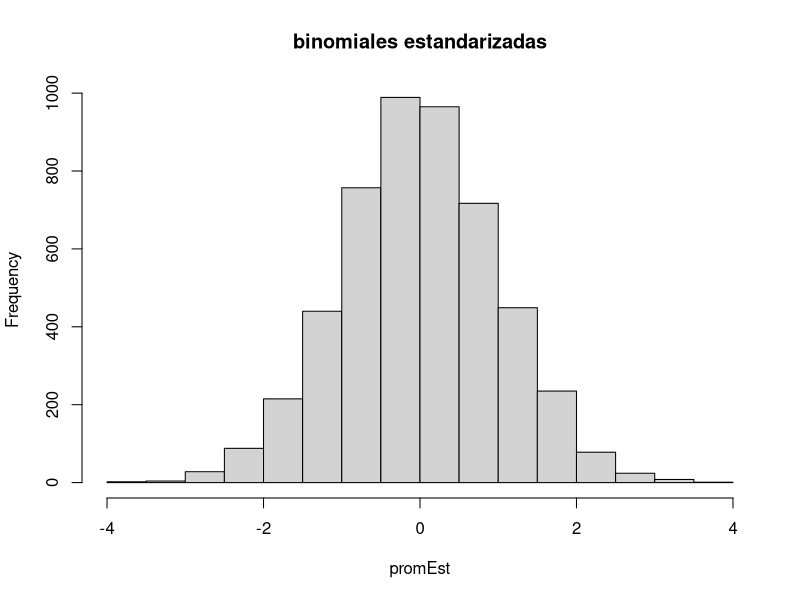
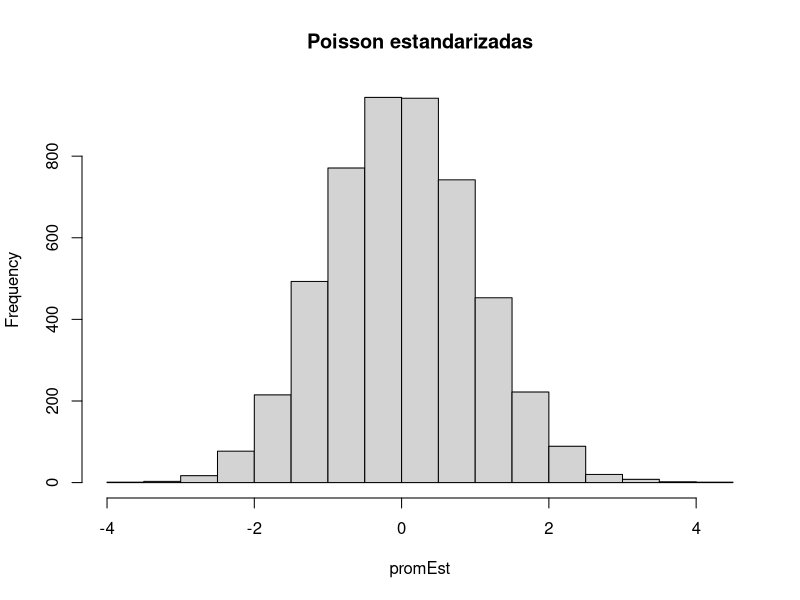
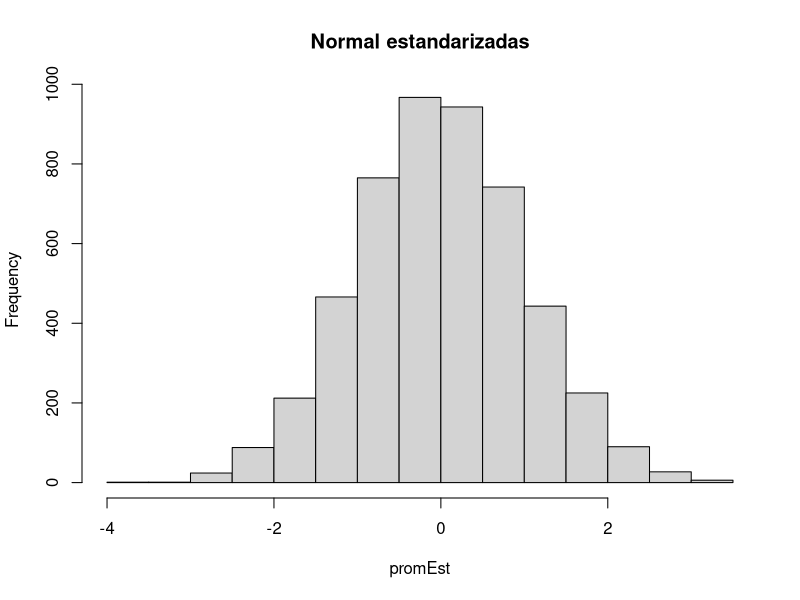
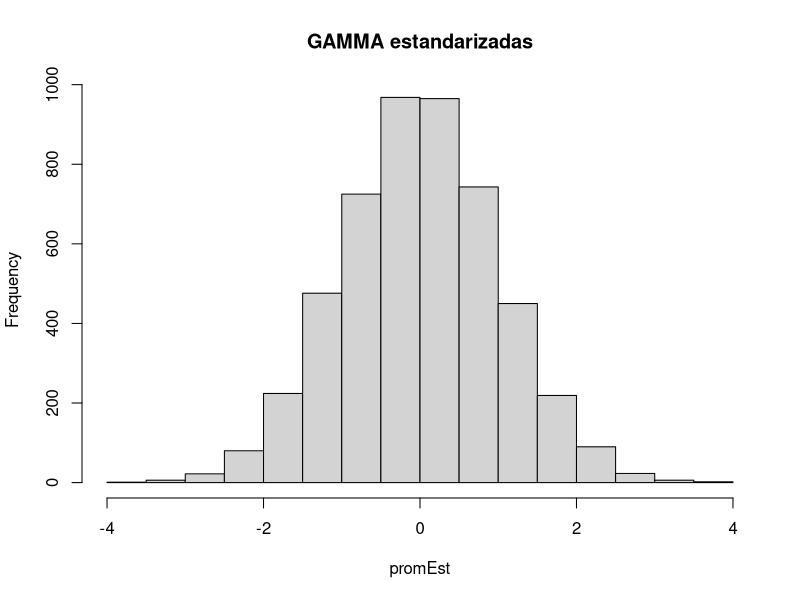
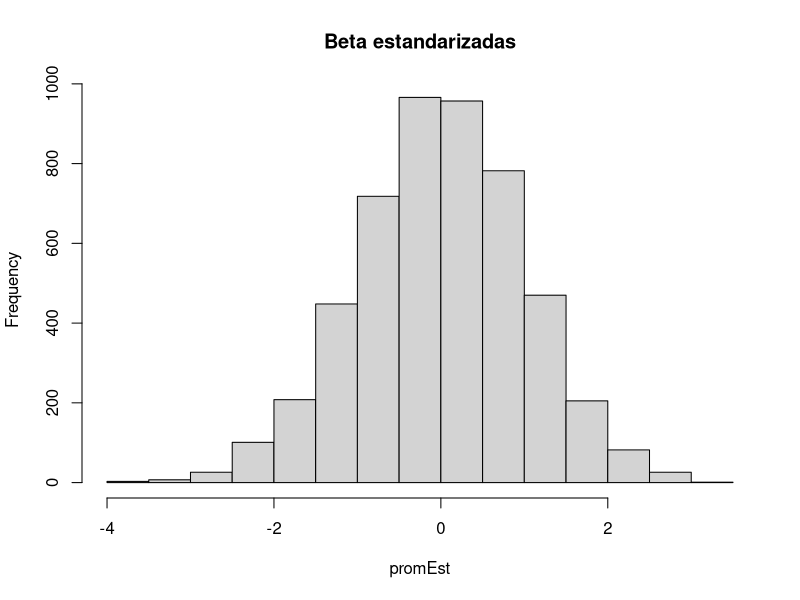

The R script that drew these images, in order:
set.seed(20240905)


# Binomial


nBi <- 25
p <- 0.9

m <- 500   #muestras
N <- 5000  # número de repeticiones


promedios <- replicate(N, {
  muestra <- rbinom(m, size = nBi, prob = p)
  mean(muestra)
})

# Calcular media y desviación estándar teóricas de la Binomial

mu <- mean(promedios)
vari <- var(promedios)
promEst <- (promedios-mu) / sqrt(vari)



"
mu <- nBi * p
sigma <- sqrt(nBi * p * (1 - p))
promEst <- (promedios - mu) / (sigma / sqrt(m))
"

out <- hist(promEst, breaks = 16, plot = TRUE, main = "binomiales estandarizadas")


# Resta de áreas 

ancho <- diff(out$breaks)

area_empirica <- out$density * ancho
area_teorica <- pnorm(out$breaks[-1]) - pnorm(out$breaks[-length(out$breaks)])


error_intervalo <- abs(area_empirica - area_teorica)

error_total <- sum(error_intervalo)
error_total



# POISSON


m <- 500   #muestras
N <- 5000     # número de repeticiones
lam <- 8

promedios <- replicate(N, {
  muestra <- rpois(m,lam)
  mean(muestra)
})

# Calcular media y desviación estándar teóricas de la Poisson

mu <- mean(promedios)
vari <- var(promedios)
promEst <- (promedios-mu) / sqrt(vari)



out <- hist(promEst, breaks = 16, plot = TRUE, main = "Poisson estandarizadas")

ancho <- diff(out$breaks)

area_empirica <- out$density * ancho

area_teorica <- pnorm(out$breaks[-1]) - pnorm(out$breaks[-length(out$breaks)])

error_intervalo <- abs(area_empirica - area_teorica)

error_total <- sum(error_intervalo)
error_total



# Normal

m <- 500   #muestras
N <- 5000     # número de repeticiones
med <- 2
vari <- 4

promedios <- replicate(N, {
  muestra <- rnorm(m,mean=med, sd= sqrt(vari))
  mean(muestra)
})

# Calcular media y desviación estándar teóricas de la Normañ

mu <- mean(promedios)
vari <- var(promedios)
promEst <- (promedios-mu) / sqrt(vari)

out <- hist(promEst, breaks = 16, plot = TRUE, main = "Normal estandarizadas")

ancho <- diff(out$breaks)

area_empirica <- out$density * ancho

area_teorica <- pnorm(out$breaks[-1]) - pnorm(out$breaks[-length(out$breaks)])

error_intervalo <- abs(area_empirica - area_teorica)

error_total <- sum(error_intervalo)
error_total


# GAMMA


m <- 500   #muestras
N <- 5000     # número de repeticiones
alfa <- 5
beta <- 5



promedios <- replicate(N, {
  muestra <- rgamma(m,shape=alfa, scale= beta)
  mean(muestra)
})

# Calcular media y desviación estándar teóricas de la Gamma

mu <- mean(promedios)
vari <- var(promedios)
promEst <- (promedios-mu) / sqrt(vari)



out <- hist(promEst, breaks = 16, plot = TRUE, main = "GAMMA estandarizadas")

ancho <- diff(out$breaks)

area_empirica <- out$density * ancho

area_teorica <- pnorm(out$breaks[-1]) - pnorm(out$breaks[-length(out$breaks)])

error_intervalo <- abs(area_empirica - area_teorica)

error_total <- sum(error_intervalo)
error_total



# Beta


m <- 500   #muestras
N <- 5000     # número de repeticiones
t1 <- 3
t2 <- 1/3

promedios <- replicate(N, {
  muestra <- rbeta(m,shape1= t1, shape2 = t2)
  mean(muestra)
})

# Calcular media y desviación estándar teóricas de la Beta

mu <- mean(promedios)
vari <- var(promedios)
promEst <- (promedios-mu) / sqrt(vari)

out <- hist(promEst, breaks = 16, plot = TRUE, main = "Beta estandarizadas")

ancho <- diff(out$breaks)

area_empirica <- out$density * ancho

area_teorica <- pnorm(out$breaks[-1]) - pnorm(out$breaks[-length(out$breaks)])

error_intervalo <- abs(area_empirica - area_teorica)

error_total <- sum(error_intervalo)
error_total




